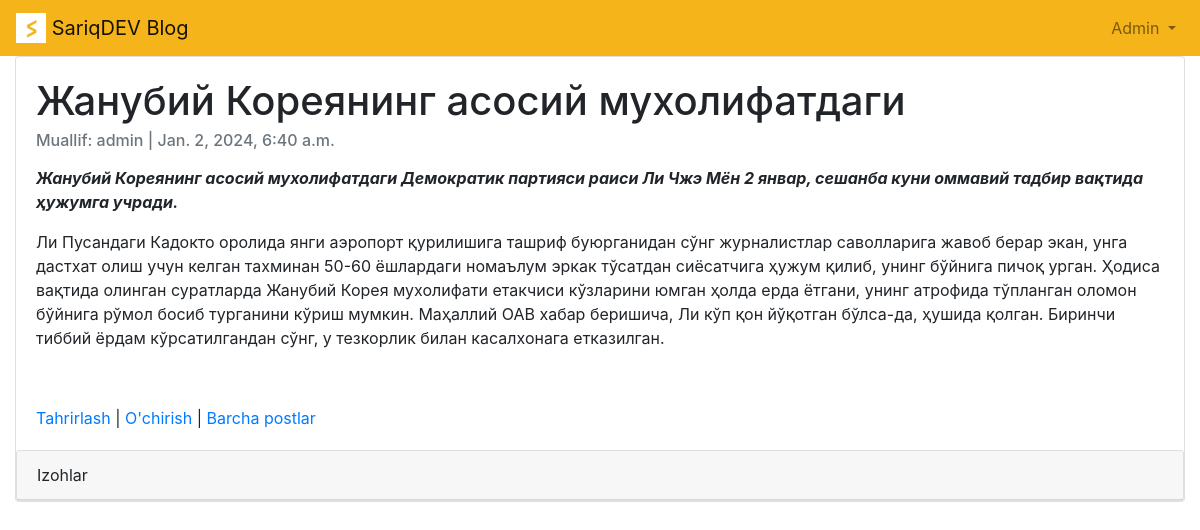
The app's page /articles/2/ (signed in) with its own data.
### accounts/models.py (models this page shows)
class CustomUser(AbstractUser):
    age = models.PositiveIntegerField(null=True, blank=True)

### articles/models.py (models this page shows, shortened)
class Article(models.Model):
    title = models.CharField(max_length=150)
    summary = models.CharField(max_length=200, blank=True)
    body = RichTextField() #models.TextField() #
    photo = models.ImageField(upload_to='images/', blank=True)
    date = models.DateTimeField(auto_now_add=True)
    author = models.ForeignKey(
        get_user_model(),
        on_delete=models.CASCADE,
    )

### articles/views.py (the view)
# urls.py: path('<int:pk>/', ArticleDetailView.as_view(), name='article_detail'),
class ArticleDetailView(DetailView):
    model = Article
    template_name = 'article_detail.html'

### templates/article_detail.html (shortened to what this page needs)
{% extends 'base.html' %}
{% block content %}
    <div class="container-fluid">
        <div class="card" >
          <div class="card-body">
              <h1 class="card-title">{{ object.title }}</h1>
              <h6 class="card-subtitle mb-2 text-muted">Muallif: {{ object.author }} | {{ object.date }}</h6>
              <p class="card-text">{{ object.body | safe}}</p>
              <a href="{% url 'article_edit' article.pk %}">Tahrirlash</a> |
              <a href="{% url 'article_delete' article.pk %}">O'chirish</a> |
              <a href="{% url 'article_list' %}">Barcha postlar</a>
          </div>
            <div class="card">
                <div class="card-header">Izohlar</div>
            </div>
        </div>
    </div>
{% endblock content %}

### templates/base.html (shortened to what this page needs)
{% load static %}
<!DOCTYPE html>
<html>
<head>
    <link rel="stylesheet" href="https://cdn.jsdelivr.net/npm/bootstrap@4.5.3/dist/css/bootstrap.min.css">
</head>
<body>
    <nav class="navbar navbar-expand-lg navbar-light" style="background-color: #F4B41A;">
            <a class="navbar-brand" href="{% url 'home' %}">
               <img src="{% static 'assets/img/logo.png' %}" width="30" height="30" class="d-inline-block align-top" alt="">
                SariqDEV Blog
            </a>
            <div class="collapse navbar-collapse" id="navbarSupportedContent">
                {% if user.is_authenticated %}
                    <ul class="navbar-nav ml-auto">
                        <li class="nav-item">
                            <a class="nav-link dropdown-toggle" href="#"
                                id="navbarDropdown" role="button" data-toggle="dropdown"
                                aria-haspopup="true" aria-expanded="false">
                                {{ user.username | title }}
                            </a>
                        </li>
                    </ul>
                {% else %}
                    <form class="form-inline ml-auto">
                        <a href="{% url 'login' %}" class="btn btn-outline-light">Kirish</a>
                        <a href="{% url 'signup' %}" class="btn btn-primary ml-2">Ro'yxatdan o'tish</a>
                    </form>
                {% endif %}
            </div>
        </nav>
    <main>
        {% block content %}
        {% endblock content %}
    </main>
</body>
</html>

### records on screen
CustomUser: username "Admin"
Article: title "Жанубий Кореянинг асосий мухолифатдаги", author "admin", date "Jan. 2, 2024, 6:40 a.m.", body "Жанубий Кореянинг асосий мухолифатдаги Демократик партияси раиси Ли Чжэ Мён 2 январ, сешанба куни оммавий тадбир вақтида ҳужумга учради. Ли Пусандаги Кадокто оролида янги аэропорт қурилишига ташриф буюрганидан сўнг журналистлар саволларига жавоб берар экан, унга дастхат олиш учун келган тахминан 50-60 ёшлардаги номаълум эркак тўсатдан сиёсатчига ҳужум қилиб, унинг бўйнига пичоқ урган. Ҳодиса вақтида олинган суратларда Жанубий Корея мухолифати етакчиси кўзларини юмган ҳолда ерда ётгани, унинг атрофида тўпланган оломон бўйнига рўмол босиб турганини кўриш мумкин. Маҳаллий ОАВ хабар беришича, Ли кўп қон йўқотган бўлса-да, ҳушида қолган. Биринчи тиббий ёрдам кўрсатилгандан сўнг, у тезкорлик…"
